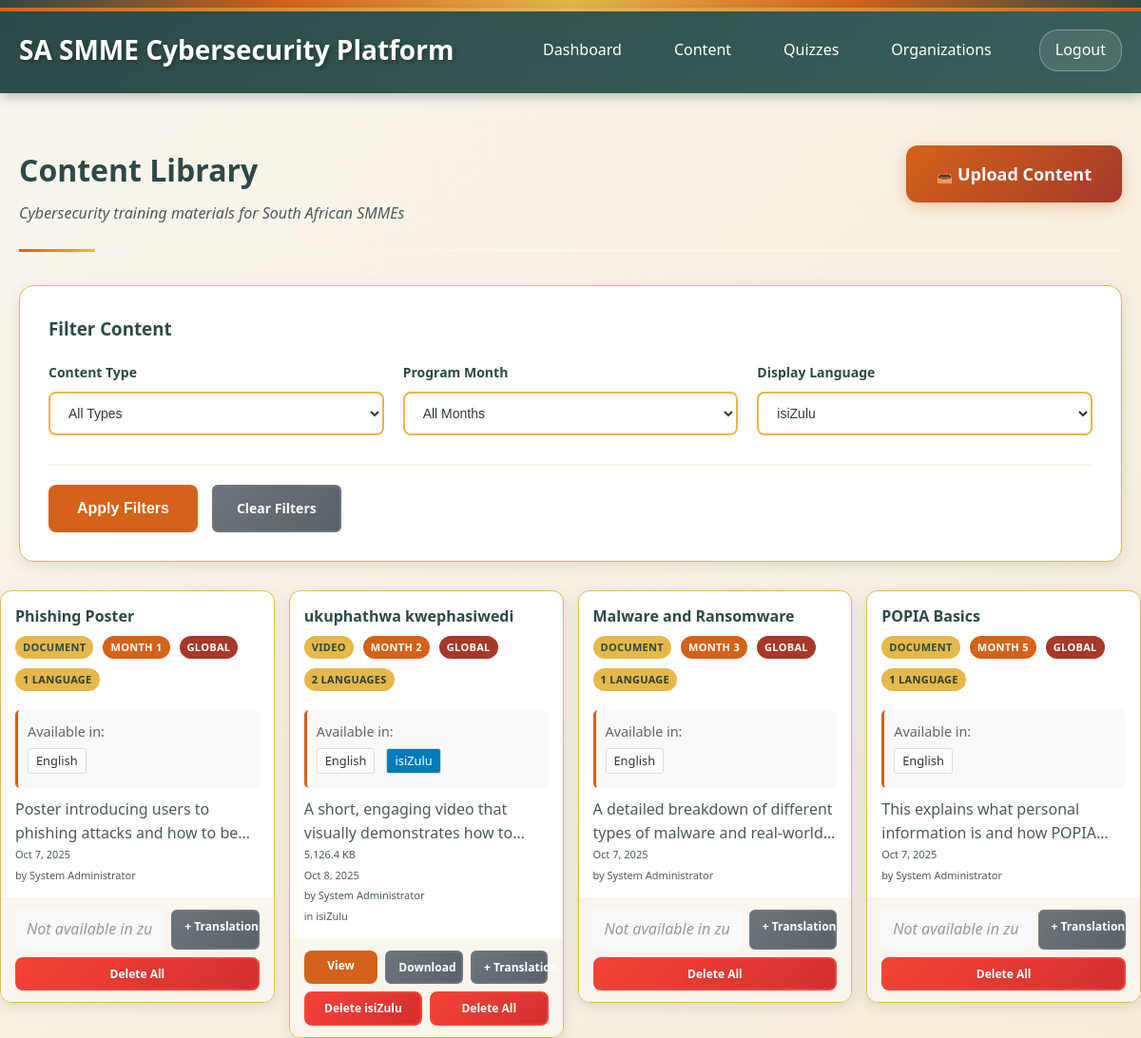
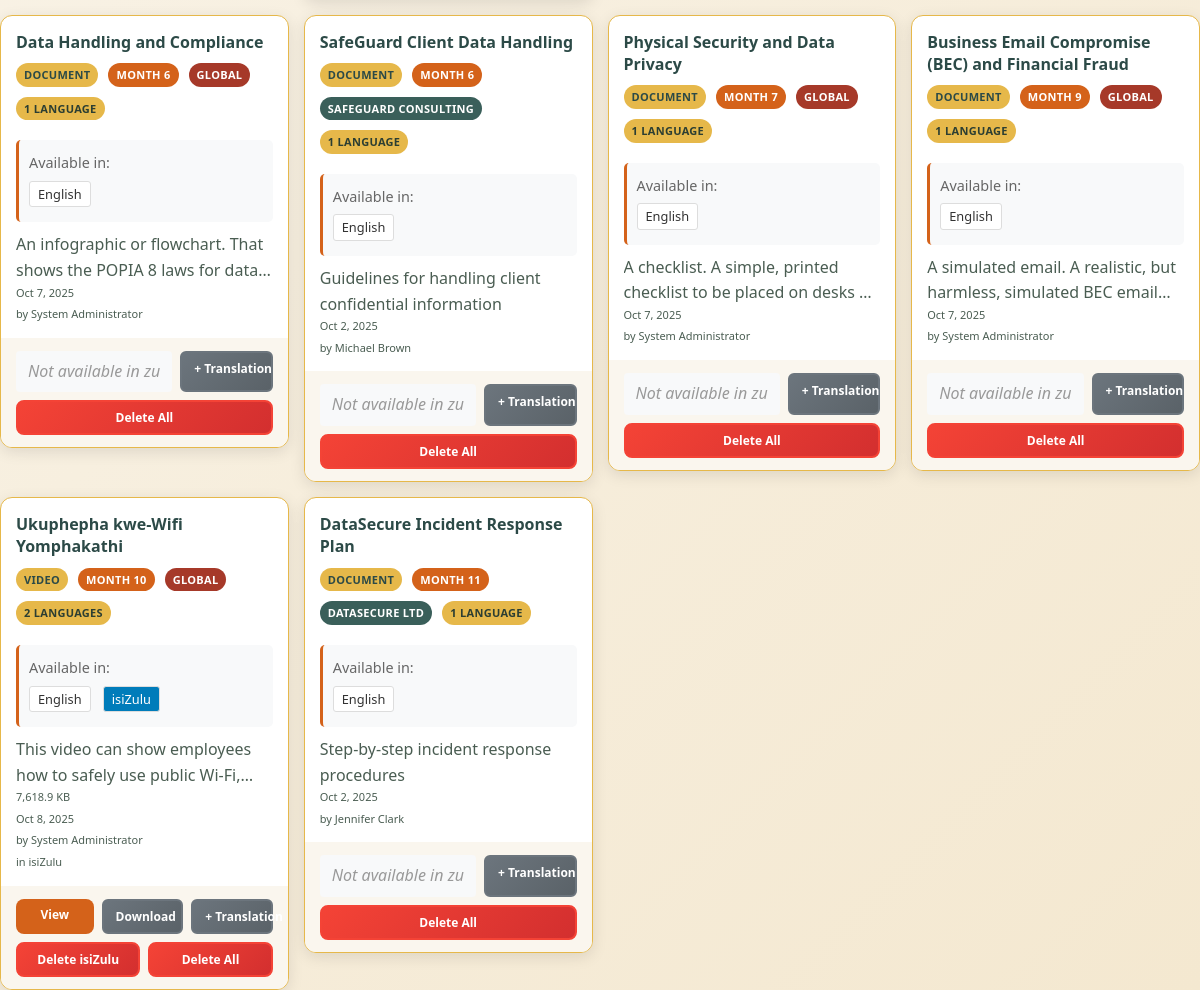
/content_list.php?lang=zu (signed in), run on the app's committed database (2 pictures, top to bottom).
### tables this page shows
CREATE TABLE content_groups (
    id INTEGER PRIMARY KEY AUTOINCREMENT,
    organization_id INTEGER, -- NULL for global content
    base_title VARCHAR(255) NOT NULL, -- Base title for the content group
    description TEXT,
    content_type_id INTEGER NOT NULL,
    month_number INTEGER CHECK (month_number >= 1 AND month_number <= 12),
    target_audience TEXT, -- JSON array of roles/departments
    is_mandatory BOOLEAN DEFAULT 1,
    created_by INTEGER NOT NULL,
    is_active BOOLEAN DEFAULT 1,
    created_at TIMESTAMP DEFAULT CURRENT_TIMESTAMP,
    updated_at TIMESTAMP DEFAULT CURRENT_TIMESTAMP,
    FOREIGN KEY (organization_id) REFERENCES organizations(id),
    FOREIGN KEY (content_type_id) REFERENCES content_types(id),
    FOREIGN KEY (created_by) REFERENCES users(id)
);

CREATE TABLE languages (
    id INTEGER PRIMARY KEY AUTOINCREMENT,
    code VARCHAR(10) UNIQUE NOT NULL, -- ISO language codes like 'en', 'af', 'zu'
    name VARCHAR(50) NOT NULL, -- Full language name like 'English', 'Afrikaans', 'Zulu'
    is_active BOOLEAN DEFAULT 1,
    created_at TIMESTAMP DEFAULT CURRENT_TIMESTAMP
);

### src/content_list.php (the view, shortened to what this page needs)
<?php
require_once __DIR__ . '/config/db.php';
$selected_language = $_GET['lang'] ?? 'en';
$where_conditions = ['cg.is_active = 1'];
$params = ['selected_lang' => $selected_language];
$where_clause = implode(' AND ', $where_conditions);
try {
    $stmt = $pdo->prepare("
        SELECT cg.*, ct.name as content_type_name, o.name as organization_name,
               u.first_name || ' ' || u.last_name as created_by_name,
               GROUP_CONCAT(DISTINCT l.code || ':' || l.name) as available_languages,
               COUNT(DISTINCT c.language_id) as language_count,
               selected_content.id as selected_content_id,
               selected_content.title as selected_title,
               selected_content.description as selected_description,
               selected_content.file_path as selected_file_path,
               selected_content.file_name as selected_file_name,
               selected_content.file_size as selected_file_size,
               selected_content.external_url as selected_external_url,
               selected_lang.code as selected_lang_code,
               selected_lang.name as selected_lang_name
        FROM content_groups cg
        LEFT JOIN content_types ct ON cg.content_type_id = ct.id
        LEFT JOIN organizations o ON cg.organization_id = o.id
        LEFT JOIN users u ON cg.created_by = u.id
        LEFT JOIN content c ON c.content_group_id = cg.id AND c.is_active = 1
        LEFT JOIN languages l ON c.language_id = l.id
        LEFT JOIN content selected_content ON selected_content.content_group_id = cg.id
            AND selected_content.is_active = 1
            AND selected_content.language_id = (
                SELECT l2.id FROM languages l2 WHERE l2.code = :selected_lang LIMIT 1
            )
        LEFT JOIN languages selected_lang ON selected_content.language_id = selected_lang.id
        WHERE $where_clause
        GROUP BY cg.id
        ORDER BY cg.month_number ASC, cg.created_at DESC
    ");
    $stmt->execute($params);
    $content_groups = $stmt->fetchAll(PDO::FETCH_ASSOC);
} catch (PDOException $e) {
    $content_groups = [];
    $error = "Error loading content: " . $e->getMessage();
}
try {
    $lang_stmt = $pdo->prepare("SELECT * FROM languages WHERE is_active = 1 ORDER BY name");
    $lang_stmt->execute();
    $available_languages = $lang_stmt->fetchAll(PDO::FETCH_ASSOC);
} catch (PDOException $e) {
    $available_languages = [];
}
?>
<!DOCTYPE html>
<html lang="en">
<head>
    <link rel="stylesheet" href="assets/webdesign-style.css">
</head>
<body>
    <div class="african-border"></div>
    <div class="header">
        <div class="header-left">
            <h1>SA SMME Cybersecurity Platform</h1>
        </div>
        <div class="header-right">
            <nav class="nav-links">
                <a href="dashboard.php">Dashboard</a>
                <a href="content_list.php">Content</a>
                <a href="quiz_list.php">Quizzes</a>
                <?php if ($_SESSION['role'] === 'system_admin'): ?>
                    <a href="organization_management.php">Organizations</a>
                <?php elseif ($_SESSION['role'] === 'org_admin'): ?>
                    <a href="user_management.php">Users</a>
                <?php endif; ?>
            </nav>
            <div class="user-section">
                <a href="logout.php" class="logout-btn">Logout</a>
            </div>
        </div>
    </div>
    <div class="container">
        <div class="page-header-section">
            <div class="page-title-area">
                <h2 class="page-title">Content Library</h2>
                <p class="page-subtitle">Cybersecurity training materials for South African SMMEs</p>
            </div>
            <?php if (in_array($_SESSION['role'], ['system_admin', 'org_admin'])): ?>
                <div class="page-actions">
                    <a href="content_upload.php" class="btn-primary create-quiz-btn">
                        <span class="btn-icon">📤</span>
                        <span class="btn-text">Upload Content</span>
                    </a>
                </div>
            <?php endif; ?>
        </div>
        <div class="form-card" style="margin-bottom: 30px;">
            <h3 style="margin-bottom: 20px; color: var(--primary-dark);">Filter Content</h3>
            <form method="GET" action="">
                <div class="form-row">
                    <div class="form-group third-width">
                        <label for="type">Content Type</label>
                        <select id="type" name="type">
                            <option value="">All Types</option>
                        </select>
                    </div>
                    <div class="form-group third-width">
                        <label for="month">Program Month</label>
                        <select id="month" name="month">
                            <option value="">All Months</option>
                        </select>
                    </div>
                    <div class="form-group third-width">
                        <label for="lang">Display Language</label>
                        <select id="lang" name="lang" onchange="this.form.submit()">
                            <?php foreach ($available_languages as $language): ?>
                                <option value="<?php echo htmlspecialchars($language['code']); ?>"
                                        <?php echo $selected_language === $language['code'] ? 'selected' : ''; ?>>
                                    <?php echo htmlspecialchars($language['name']); ?>
                                </option>
                            <?php endforeach; ?>
                        </select>
                    </div>
                </div>
                <div class="form-actions">
                    <button type="submit" class="btn-primary">Apply Filters</button>
                    <a href="content_list.php" class="btn-secondary">Clear Filters</a>
                    </div>
                </div>
        </div>
        <?php if (empty($content_groups)): ?>
            <div class="info-card" style="text-align: center; padding: 40px;">
                <h3>No content found</h3>
                <p>Try adjusting your filters or upload some content to get started.</p>
                <?php if (in_array($_SESSION['role'], ['system_admin', 'org_admin'])): ?>
                    <div style="margin-top: 20px;">
                        <a href="content_upload.php" class="btn-primary">Upload your first content</a>
                    </div>
                <?php endif; ?>
            </div>
        <?php else: ?>
            <div class="content-grid">
                <?php foreach ($content_groups as $group): ?>
                    <div class="content-card">
                        <div class="content-header">
                            <h3><?php echo htmlspecialchars($group['selected_title'] ?: $group['base_title']); ?></h3>
                            <div class="content-badges">
                                <span class="badge badge-type">
                                    <?php echo htmlspecialchars($group['content_type_name']); ?>
                                </span>
                                <?php if ($group['month_number']): ?>
                                    <span class="badge badge-month">
                                        Month <?php echo $group['month_number']; ?>
                                    </span>
                                <?php endif; ?>
                                <?php if ($group['organization_name']): ?>
                                    <span class="badge badge-org">
                                        <?php echo htmlspecialchars($group['organization_name']); ?>
                                    </span>
                                <?php else: ?>
                                    <span class="badge badge-global">Global</span>
                                <?php endif; ?>
                                <span class="badge badge-lang">
                                    <?php echo $group['language_count']; ?> language<?php echo $group['language_count'] != 1 ? 's' : ''; ?>
                                </span>
                            </div>
                            <?php if ($group['available_languages']): ?>
                                <div class="language-selector" style="margin: 10px 0;">
                                    <label style="font-size: 0.9em; color: #666;">Available in:</label>
                                    <div class="language-options" style="margin-top: 5px;">
                                        <?php
                                        $languages = explode(',', $group['available_languages']);
                                        foreach ($languages as $lang_info):
                                            if (trim($lang_info)) {
                                                list($code, $name) = explode(':', trim($lang_info), 2);
                                                $is_current = ($code === $selected_language);
                                                $link_params = $_GET;
                                                $link_params['lang'] = $code;
                                                $link_url = 'content_list.php?' . http_build_query($link_params);
                                        ?>
                                            <a href="<?php echo htmlspecialchars($link_url); ?>"
                                               class="language-option <?php echo $is_current ? 'active' : ''; ?>"
                                               style="display: inline-block; margin-right: 8px; padding: 2px 8px;
                                                      border: 1px solid #ddd; border-radius: 3px; font-size: 0.8em;
                                                      text-decoration: none; color: #333;
                                                      <?php echo $is_current ? 'background-color: #007cba; color: white;' : ''; ?>">
                                                <?php echo htmlspecialchars($name); ?>
                                            </a>
                                        <?php
                                            }
                                        endforeach;
                                        ?>
                                    </div>
                                </div>
                            <?php endif; ?>
                            <?php if ($group['selected_description'] || $group['description']): ?>
                                <p class="content-description">
                                    <?php echo htmlspecialchars($group['selected_description'] ?: $group['description']); ?>
                                </p>
                            <?php endif; ?>
                            <div class="content-meta">
                                <?php if ($group['selected_file_size']): ?>
                                    <span><?php echo number_format($group['selected_file_size'] / 1024, 1); ?> KB</span>
                                <?php endif; ?>
                                <span><?php echo date('M j, Y', strtotime($group['created_at'])); ?></span>
                                <?php if ($group['created_by_name']): ?>
                                    <span>by <?php echo htmlspecialchars($group['created_by_name']); ?></span>
                                <?php endif; ?>
                                <?php if ($group['selected_lang_name']): ?>
                                    <span>in <?php echo htmlspecialchars($group['selected_lang_name']); ?></span>
                                <?php endif; ?>
                            </div>
                        </div>
                        <div class="content-actions">
                            <?php if ($group['selected_content_id']): ?>
                                <?php if ($group['selected_external_url']): ?>
                                    <a href="<?php echo htmlspecialchars($group['selected_external_url']); ?>"
                                       target="_blank" class="btn-primary">
                                        Open Link
                                    </a>
                                <?php elseif ($group['selected_file_path']): ?>
                                    <a href="view_content.php?id=<?php echo $group['selected_content_id']; ?>"
                                       class="btn-primary">
                                        View
                                    </a>
                                    <a href="download_content.php?id=<?php echo $group['selected_content_id']; ?>"
                                       class="btn-secondary">
                                        Download
                                    </a>
                                <?php endif; ?>
                            <?php else: ?>
                                <div class="not-available">
                                    <span style="color: #999; font-style: italic;">
                                        Not available in <?php echo htmlspecialchars($selected_language); ?>
                                    </span>
                                </div>
                            <?php endif; ?>
                            <?php if (in_array($_SESSION['role'], ['system_admin', 'org_admin'])): ?>
                                <a href="content_upload.php?group_id=<?php echo $group['id']; ?>"
                                   class="btn-secondary" title="Add translation">
                                    + Translation
                                </a>
                                <?php if ($group['selected_content_id']): ?>
                                    <a href="content_list.php?delete=<?php echo $group['selected_content_id']; ?>"
                                       class="btn-danger"
                                       onclick="return confirm('Are you sure you want to delete this language version?')">
                                        Delete <?php echo htmlspecialchars($group['selected_lang_name'] ?: $selected_language); ?>
                                    </a>
                                <?php endif; ?>
                                <a href="content_list.php?delete_group=<?php echo $group['id']; ?>"
                                   class="btn-danger"
                                   onclick="return confirm('Are you sure you want to delete this entire content group and ALL language versions?')">
                                    Delete All
                                </a>
                            <?php endif; ?>
                        </div>
                    </div>
                <?php endforeach; ?>
            </div>
        <?php endif; ?>
</body>
</html>

### data on the page
content_groups: base_title "Phishing Poster", content_type_name "DOCUMENT", month_number "1", shows "GLOBAL", language_count "1", description "Poster introducing users to phishing attacks and how to…", created_at "Oct 7, 2025", created_by_name "System Administrator"
languages: name "English"
content_groups: base_title "ukuphathwa kwephasiwedi", content_type_name "VIDEO", month_number "2", shows "GLOBAL", language_count "2", shows "S", name "isiZulu", description "A short, engaging video that visually demonstrates how…", selected_file_size "5,126.4", created_at "Oct 8, 2025", created_by_name "System Administrator", selected_lang_name "isiZulu"
content_groups: base_title "Malware and Ransomware", content_type_name "DOCUMENT", month_number "3", shows "GLOBAL", language_count "1", description "A detailed breakdown of different types of malware and…", created_at "Oct 7, 2025", created_by_name "System Administrator"
content_groups: base_title "POPIA Basics", content_type_name "DOCUMENT", month_number "5", shows "GLOBAL", language_count "1", description "This explains what personal information is and how…", created_at "Oct 7, 2025", created_by_name "System Administrator"
content_groups: base_title "Data Handling and Compliance", content_type_name "DOCUMENT", month_number "6", shows "GLOBAL", language_count "1", description "An infographic or flowchart. That shows the POPIA 8 laws for…", created_at "Oct 7, 2025", created_by_name "System Administrator"
content_groups: base_title "SafeGuard Client Data Handling", content_type_name "DOCUMENT", month_number "6", organization_name "SAFEGUARD CONSULTING", language_count "1", description "Guidelines for handling client confidential information", created_at "Oct 2, 2025", created_by_name "Michael Brown"
content_groups: base_title "Physical Security and Data Privacy", content_type_name "DOCUMENT", month_number "7", shows "GLOBAL", language_count "1", description "A checklist. A simple, printed checklist to be placed on desks…", created_at "Oct 7, 2025", created_by_name "System Administrator"
content_groups: base_title "Business Email Compromise (BEC) and Financial Fraud", content_type_name "DOCUMENT", month_number "9", shows "GLOBAL", language_count "1", description "A simulated email. A realistic, but harmless, simulated BEC…", created_at "Oct 7, 2025", created_by_name "System Administrator"
content_groups: base_title "Ukuphepha kwe-Wifi Yomphakathi", content_type_name "VIDEO", month_number "10", shows "GLOBAL", language_count "2", shows "S", name "isiZulu", description "This video can show employees how to safely use public…", selected_file_size "7,618.9", created_at "Oct 8, 2025", created_by_name "System Administrator", selected_lang_name "isiZulu"
content_groups: base_title "DataSecure Incident Response Plan", content_type_name "DOCUMENT", month_number "11", organization_name "DATASECURE LTD", language_count "1", description "Step-by-step incident response procedures", created_at "Oct 2, 2025", created_by_name "Jennifer Clark"

### other printed values
form field lang "isiZulu"
